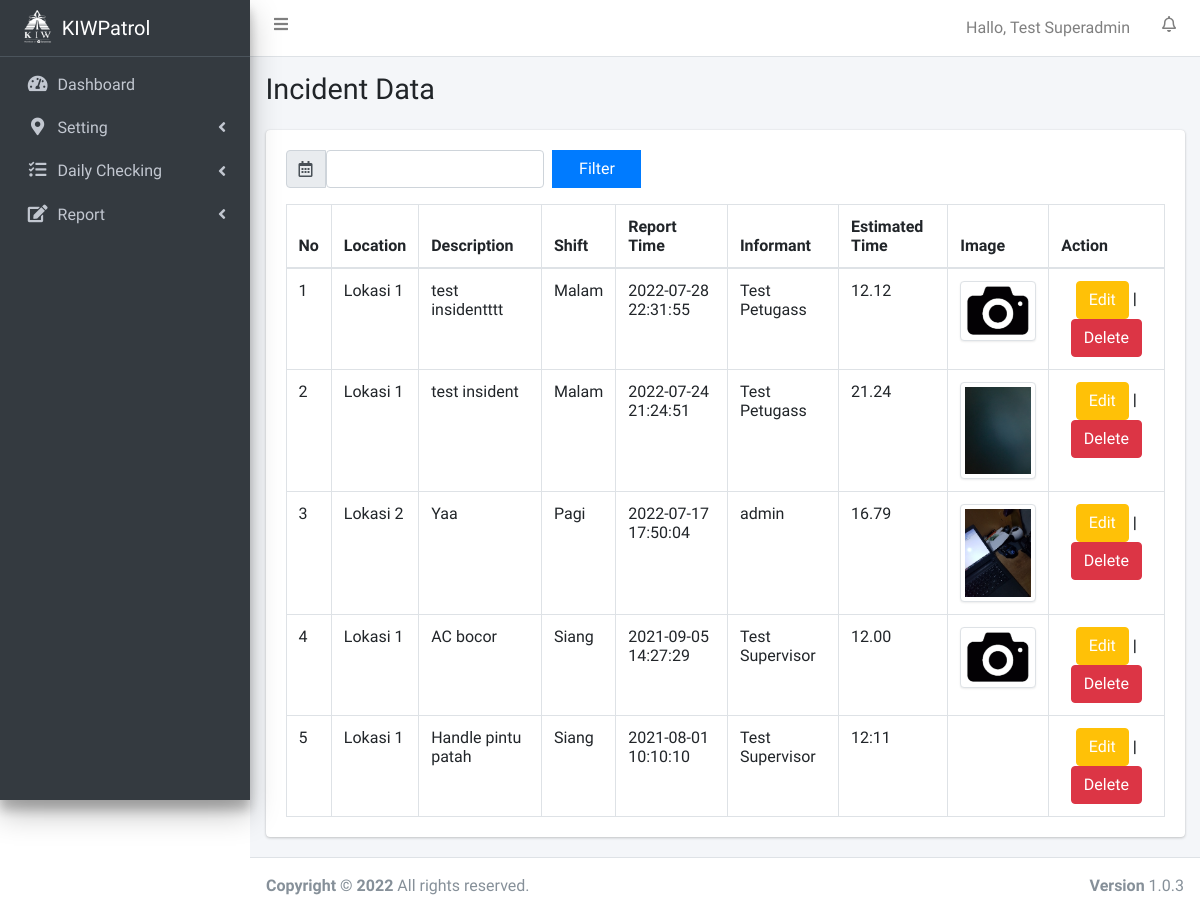
Page /admin/incident_report.php (signed in) on the committed database.
### tables this page shows
CREATE TABLE `user_list` (
  `id` int(11) NOT NULL,
  `nip` varchar(64) NOT NULL,
  `nama_lengkap` varchar(64) NOT NULL,
  `username` varchar(32) NOT NULL,
  `password` varchar(64) NOT NULL,
  `no_hp` varchar(16) NOT NULL,
  `email` varchar(64) NOT NULL,
  `id_level` int(11) NOT NULL COMMENT '1sadm, 2spv, 3adm, 4ptgs',
  `status` int(11) NOT NULL DEFAULT 1
);

CREATE TABLE `insiden_report` (
  `id` int(11) NOT NULL,
  `id_subarea` int(11) NOT NULL,
  `deskripsi` varchar(255) NOT NULL,
  `id_shift` int(11) NOT NULL,
  `time` varchar(16) NOT NULL,
  `image` varchar(255) NOT NULL,
  `create_date` varchar(64) NOT NULL,
  `create_by` int(11) NOT NULL
);

CREATE TABLE `subarea_list` (
  `id` int(11) NOT NULL,
  `subarea` varchar(32) NOT NULL,
  `alamat` varchar(11) NOT NULL,
  `id_area` int(11) NOT NULL,
  `tag` varchar(64) NOT NULL,
  `setelah` int(11) NOT NULL,
  `create_date` date NOT NULL,
  `status` int(11) NOT NULL
);

### admin/fungsi.php (called while the page is built, shortened)
<?php
function session_user(){
	return $_SESSION['id'];
}function session_level(){
	return $_SESSION['id_level'];
}
	if($fungsi=="tambah"){ ?>
	<?php }
function get_user(){
	require '../config/koneksi.php';
	$user = session_user();
	$result = mysqli_query($con,"SELECT nama_lengkap FROM user_list WHERE (id = '$user')");
	while($h = mysqli_fetch_array($result)){
		$user = $h['nama_lengkap'];
	}
	return $user;
}
  ?>

### admin/incident_report.php (the view, shortened to what this page needs)
<html>
<head>
<?php include 'header.php'; auth_menu("satuduatiga",session_level());
	$awal = ""; $awalnya = $hari;
	$akhir = ""; $akhirnya = $hari;
?>
  <div class="content-wrapper">
    <section class="content-header">
      <div class="container-fluid">
        <div class="row mb-2">
          <div class="col-sm-6">
            <h1>Incident Data</h1>
          </div>
        </div>
      </div>
    </section>
    <section class="content">
      <div class="container-fluid">
        <div class="row">
          <div class="col-12">
            <div class="card">
              <div class="card-body">
				<div class="row">
					<div class="col-sm-6">
					<form action = "" method = "POST">
						<div class="input-group">
							<div class="input-group-prepend">
							  <span class="input-group-text">
								<i class="far fa-calendar-alt"></i>
							  </span>
							<input name = "tanggal" type="text" class="form-control float-right" id="reportrange">&ensp;
							<button type="submit" class="btn btn-block btn-primary col-sm-3">Filter</button>
							</div>
						  </div>
					</form>
					</div>
				</div>
                <table id="example1" class="table table-bordered table-hover">
                  <thead>
                  <tr>
                    <th>No</th>
                    <th>Location</th>
                    <th>Description</th>
                    <th>Shift</th>
                    <th>Report Time</th>
                    <th>Informant</th>
                    <th>Estimated  Time</th>
                    <th>Image</th>
					<?php
					if(session_level()!="0"){
						echo "<th>Action</th>";
					}
					?>
                  </tr>
                  </thead>
                  <tbody>
				  <?php
					if($awal == ""){
						$result = mysqli_query($con,"SELECT
						insiden_report.id ID, insiden_report.deskripsi DESKRIPSI, insiden_report.id_shift SHIFT,
						insiden_report.image IMAGE, insiden_report.create_date CREATE_DATE, insiden_report.time WAKTU,
						subarea_list.subarea SUBAREA,
						user_list.nama_lengkap NAMA
						FROM insiden_report
						LEFT JOIN subarea_list on subarea_list.id = insiden_report.id_subarea
						LEFT JOIN user_list on user_list.id = insiden_report.create_by
						ORDER BY insiden_report.id DESC LIMIT 100");
					}else if($awal != ""){
						$result = mysqli_query($con,"SELECT
						insiden_report.id ID, insiden_report.deskripsi DESKRIPSI, insiden_report.id_shift SHIFT,
						insiden_report.image IMAGE, insiden_report.create_date CREATE_DATE, insiden_report.time WAKTU,
						subarea_list.subarea SUBAREA,
						user_list.nama_lengkap NAMA
						FROM insiden_report
						LEFT JOIN subarea_list on subarea_list.id = insiden_report.id_subarea
						LEFT JOIN user_list on user_list.id = insiden_report.create_by
						WHERE (DATE(insiden_report.create_date) BETWEEN '$awal' AND '$akhir')
						ORDER BY insiden_report.id DESC LIMIT 100");
					}
					$no=1;
					while($row = mysqli_fetch_array($result)){
						if($row['SHIFT']=="1"){ $row['SHIFT'] = "Pagi";	}else if($row['SHIFT']=="2"){ $row['SHIFT'] = "Siang"; }else{ $row['SHIFT'] = "Malam";}
						$IMAGE = "../assets/upload/insiden/$row[IMAGE]";
						if($row["IMAGE"]!=""){$IMAGE= '<div id="portfolio" class="portfolio-item"><a href="'.$IMAGE.'" class="portfolio-popup">
						<img src="'.$IMAGE.'" class="img-thumbnail" width="150" height="150" id="gambar"></a></div>'; }else{ $IMAGE = ""; }
						echo"
						<tr>
							<td >".($no++)."</td>
							<td>$row[SUBAREA]</td>
							<td>$row[DESKRIPSI]</td>
							<td>$row[SHIFT]</td>
							<td>$row[CREATE_DATE]</td>
							<td>$row[NAMA]</td>
							<td>$row[WAKTU]</td>
							<td align='center'>$IMAGE</td>";
						if(session_level()!="0"){
							echo"
							<td align='center'>
								<b>
								<a href='#' data-toggle='modal' data-target='#modaledit".$row["ID"]."' class='btn btn-small btn-warning' style='color:white'>Edit</a> |
								<a href='incident_act?finding=".md5($row['ID'])."&status=".md5("hapus")."' class='btn btn-danger btn-small' onClick=\"return confirm('Do you want delete this data ?')\" >Delete</a>
								</b>
							</td>
						</tr>";
						}
						?>
						<?php
					}
				  ?>
                  </tbody>
                </table>
              </div>
            </div>
          </div>
        </div>
      </div>
    </section>
  </div>
<?php include 'footer.php';
?>

### admin/header.php (shortened to what this page needs)
<?php
  include '../config/koneksi.php';
  include 'fungsi.php';
  ?>
<!DOCTYPE html>
<html lang="en">
<head>
  <link rel="stylesheet" href="../assets/plugins/fontawesome-free/css/all.min.css">
  <link rel="stylesheet" href="https://code.ionicframework.com/ionicons/2.0.1/css/ionicons.min.css">
  <link rel="stylesheet" href="../assets/plugins/tempusdominus-bootstrap-4/css/tempusdominus-bootstrap-4.min.css">
  <link rel="stylesheet" href="../assets/plugins/icheck-bootstrap/icheck-bootstrap.min.css">
  <link rel="stylesheet" href="../assets/plugins/jqvmap/jqvmap.min.css">
  <link rel="stylesheet" href="../assets/css/adminlte.min.css">
  <link rel="stylesheet" href="../assets/plugins/overlayScrollbars/css/OverlayScrollbars.min.css">
  <link rel="stylesheet" href="../assets/plugins/summernote/summernote-bs4.min.css">
  <link rel="stylesheet" href="../assets/plugins/sweetalert2-theme-bootstrap-4/bootstrap-4.min.css">
  <link rel="stylesheet" href="../assets/plugins/daterangepicker/daterangepicker.css">
  <link rel="stylesheet" type="text/css" href="../assets/plugins/daterangepicker/daterangepicker.css" />
  <link rel="stylesheet" href="../assets/plugins/fontawesome-free/css/all.min.css">
  <link rel="stylesheet" href="../assets/plugins/datatables-bs4/css/dataTables.bootstrap4.min.css">
  <link rel="stylesheet" href="../assets/plugins/datatables-responsive/css/responsive.bootstrap4.min.css">
  <link rel="stylesheet" href="../assets/plugins/datatables-buttons/css/buttons.bootstrap4.min.css">
  <link rel="stylesheet" href="../assets/css/adminlte.min.css">
</head>
<body class="hold-transition sidebar-mini layout-fixed">
<div class="wrapper">
  <nav class="main-header navbar navbar-expand navbar-white navbar-light">
    <ul class="navbar-nav">
      <li class="nav-item">
        <a class="nav-link" data-widget="pushmenu" href="#" role="button"><i class="fas fa-bars"></i></a>
      </li>
    </ul>
    <ul class="navbar-nav ml-auto">
      <li class="nav-item d-none d-sm-inline-block">
        <a class="nav-link"><?php echo "Hallo, ".get_user(); ?></a>
      </li>
      <li class="nav-item dropdown">
        <a class="nav-link" data-toggle="dropdown" href="#">
          <i class="far fa-bell"></i>
        </a>
      </li>
    </ul>
  </nav>
  <aside class="main-sidebar sidebar-dark-primary elevation-4">
    <a href="index" class="brand-link">
      <img src="../assets/img/logo_putih.png" alt="" class="brand-image" style="">
      <span class="brand-text font-weight-light">KIWPatrol</span>
    </a>
    <div class="sidebar">
      <nav class="mt-2">
        <ul class="nav nav-pills nav-sidebar flex-column treeview" data-widget="treeview" role="menu" data-accordion="false">
          <li class="nav-item">
            <a href="index" class="nav-link">
              <i class="nav-icon fas fa-tachometer-alt"></i>
              <p>
                Dashboard
              </p>
            </a>
          </li>
          <li class="nav-item treeview-menu">
            <a href="#" class="nav-link">
              <i class="nav-icon fas fa-map-marker-alt"></i>
              <p>
                Setting
                <i class="fas fa-angle-left right"></i>
              </p>
            </a>
          </li>
          <li class="nav-item">
            <a href="#" class="nav-link">
              <i class="nav-icon fas fa-tasks"></i>
              <p>
                Daily Checking
                <i class="fas fa-angle-left right"></i>
              </p>
            </a>
          </li>
          <li class="nav-item">
            <a href="#" class="nav-link">
              <i class="nav-icon fas fa-edit"></i>
              <p>
                Report
                <i class="fas fa-angle-left right"></i>
              </p>
            </a>
          </li>
        </ul><br><br><br><br><br><br><br><br>
      </nav>
    </div>
  </aside>

### admin/footer.php (shortened to what this page needs)
  <footer class="main-footer">
    <strong>Copyright &copy; 2022 <a href=""> </a> </strong> All rights reserved.
    <div class="float-right d-none d-sm-inline-block">
      <b>Version</b> 1.0.3
    </div>
  </footer>
</div>
<link rel="stylesheet" type="text/css" href="https://cdnjs.cloudflare.com/ajax/libs/magnific-popup.js/1.1.0/magnific-popup.css">
</body>
</html>

### rows in the picture
user_list: nama_lengkap "Test Superadmin"
insiden_report: subarea_list.subarea "Lokasi 1", deskripsi "test insidentttt", row "Malam", create_date "2022-07-28 22:31:55", user_list.nama_lengkap "Test Petugass", time "12.12", image (picture)
insiden_report: subarea_list.subarea "Lokasi 1", deskripsi "test insident", row "Malam", create_date "2022-07-24 21:24:51", user_list.nama_lengkap "Test Petugass", time "21.24", image (picture)
insiden_report: subarea_list.subarea "Lokasi 2", deskripsi "Yaa", row "Pagi", create_date "2022-07-17 17:50:04", user_list.nama_lengkap "admin", time "16.79", image (picture)
insiden_report: subarea_list.subarea "Lokasi 1", deskripsi "AC bocor", row "Siang", create_date "2021-09-05 14:27:29", user_list.nama_lengkap "Test Supervisor", time "12.00", image (picture)
insiden_report: subarea_list.subarea "Lokasi 1", deskripsi "Handle pintu patah", row "Siang", create_date "2021-08-01 10:10:10", user_list.nama_lengkap "Test Supervisor", time "12:11"
